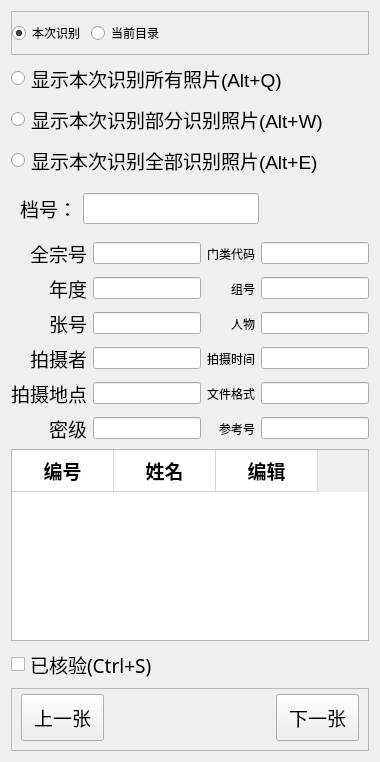
      <widget class="QWidget" name="widget_2" native="true">
       <property name="sizePolicy">
        <sizepolicy hsizetype="Fixed" vsizetype="Fixed">
         <horstretch>0</horstretch>
         <verstretch>0</verstretch>
        </sizepolicy>
       </property>
       <property name="minimumSize">
        <size>
         <width>300</width>
         <height>0</height>
        </size>
       </property>
       <property name="maximumSize">
        <size>
         <width>900</width>
         <height>16777215</height>
        </size>
       </property>
       <layout class="QGridLayout" name="gridLayout_8">
        <item row="0" column="0" colspan="4">
         <widget class="QFrame" name="frame_6">
          <property name="minimumSize">
           <size>
            <width>0</width>
            <height>32</height>
           </size>
          </property>
          <property name="frameShape">
           <enum>QFrame::StyledPanel</enum>
          </property>
          <property name="frameShadow">
           <enum>QFrame::Raised</enum>
          </property>
          <layout class="QGridLayout" name="gridLayout_13">
           <property name="leftMargin">
            <number>0</number>
           </property>
           <item row="0" column="0">
            <widget class="QRadioButton" name="select_dir_radioButton">
             <property name="text">
              <string>本次识别</string>
             </property>
             <property name="checked">
              <bool>true</bool>
             </property>
            </widget>
           </item>
           <item row="0" column="1">
            <widget class="QRadioButton" name="current_dir_radioButton">
             <property name="text">
              <string>当前目录</string>
             </property>
            </widget>
           </item>
           <item row="0" column="2">
            <spacer name="horizontalSpacer_11">
             <property name="orientation">
              <enum>Qt::Horizontal</enum>
             </property>
             <property name="sizeHint" stdset="0">
              <size>
               <width>50</width>
               <height>20</height>
              </size>
             </property>
            </spacer>
           </item>
          </layout>
         </widget>
        </item>
        <item row="1" column="0" colspan="4">
         <widget class="QRadioButton" name="all_pic_radioButton">
          <property name="font">
           <font>
            <pointsize>14</pointsize>
           </font>
          </property>
          <property name="text">
           <string>显示本次识别所有照片(Alt+Q)</string>
          </property>
          <property name="shortcut">
           <string>Alt+Q</string>
          </property>
         </widget>
        </item>
        <item row="2" column="0" colspan="4">
         <widget class="QRadioButton" name="part_recognition_radioButton">
          <property name="font">
           <font>
            <pointsize>14</pointsize>
           </font>
          </property>
          <property name="text">
           <string>显示本次识别部分识别照片(Alt+W)</string>
          </property>
          <property name="shortcut">
           <string>Alt+W</string>
          </property>
         </widget>
        </item>
        <item row="3" column="0" colspan="4">
         <widget class="QRadioButton" name="all_recognition_radioButton">
          <property name="font">
           <font>
            <pointsize>14</pointsize>
           </font>
          </property>
          <property name="text">
           <string>显示本次识别全部识别照片(Alt+E)</string>
          </property>
          <property name="shortcut">
           <string>Alt+E</string>
          </property>
         </widget>
        </item>
        <item row="4" column="0" colspan="4">
         <widget class="QFrame" name="frame">
          <property name="enabled">
           <bool>true</bool>
          </property>
          <property name="minimumSize">
           <size>
            <width>0</width>
            <height>32</height>
           </size>
          </property>
          <property name="layoutDirection">
           <enum>Qt::LeftToRight</enum>
          </property>
          <layout class="QGridLayout" name="gridLayout_10">
           <item row="0" column="1">
            <widget class="QLineEdit" name="arch_num_lineEdit">
             <property name="font">
              <font>
               <pointsize>14</pointsize>
              </font>
             </property>
            </widget>
           </item>
           <item row="0" column="0">
            <widget class="QLabel" name="label_2">
             <property name="maximumSize">
              <size>
               <width>120</width>
               <height>16777215</height>
              </size>
             </property>
             <property name="font">
              <font>
               <family>新宋体</family>
               <pointsize>14</pointsize>
              </font>
             </property>
             <property name="text">
              <string>档号：</string>
             </property>
            </widget>
           </item>
           <item row="0" column="2">
            <spacer name="horizontalSpacer_8">
             <property name="orientation">
              <enum>Qt::Horizontal</enum>
             </property>
             <property name="sizeHint" stdset="0">
              <size>
               <width>62</width>
               <height>20</height>
              </size>
             </property>
            </spacer>
           </item>
          </layout>
         </widget>
        </item>
        <item row="5" column="0">
         <widget class="QLabel" name="label_3">
          <property name="maximumSize">
           <size>
            <width>120</width>
            <height>16777215</height>
           </size>
          </property>
          <property name="font">
           <font>
            <family>新宋体</family>
            <pointsize>14</pointsize>
           </font>
          </property>
          <property name="text">
           <string>全宗号</string>
          </property>
          <property name="alignment">
           <set>Qt::AlignRight|Qt::AlignTrailing|Qt::AlignVCenter</set>
          </property>
         </widget>
        </item>
        <item row="5" column="1">
         <widget class="QLineEdit" name="lineEdit"/>
        </item>
        <item row="5" column="2">
         <widget class="QLabel" name="label_16">
          <property name="text">
           <string>门类代码</string>
          </property>
          <property name="alignment">
           <set>Qt::AlignRight|Qt::AlignTrailing|Qt::AlignVCenter</set>
          </property>
         </widget>
        </item>
        <item row="5" column="3">
         <widget class="QLineEdit" name="lineEdit_2"/>
        </item>
        <item row="6" column="0">
         <widget class="QLabel" name="label_18">
          <property name="maximumSize">
           <size>
            <width>120</width>
            <height>16777215</height>
           </size>
          </property>
          <property name="font">
           <font>
            <family>新宋体</family>
            <pointsize>14</pointsize>
           </font>
          </property>
          <property name="text">
           <string>年度</string>
          </property>
          <property name="alignment">
           <set>Qt::AlignRight|Qt::AlignTrailing|Qt::AlignVCenter</set>
          </property>
         </widget>
        </item>
        <item row="6" column="1">
         <widget class="QLineEdit" name="lineEdit_3"/>
        </item>
        <item row="6" column="2">
         <widget class="QLabel" name="label_17">
          <property name="text">
           <string>组号</string>
          </property>
          <property name="alignment">
           <set>Qt::AlignRight|Qt::AlignTrailing|Qt::AlignVCenter</set>
          </property>
         </widget>
        </item>
        <item row="6" column="3">
         <widget class="QLineEdit" name="lineEdit_4"/>
        </item>
        <item row="7" column="0">
         <widget class="QLabel" name="label_21">
          <property name="maximumSize">
           <size>
            <width>120</width>
            <height>16777215</height>
           </size>
          </property>
          <property name="font">
           <font>
            <family>新宋体</family>
            <pointsize>14</pointsize>
           </font>
          </property>
          <property name="text">
           <string>张号</string>
          </property>
          <property name="alignment">
           <set>Qt::AlignRight|Qt::AlignTrailing|Qt::AlignVCenter</set>
          </property>
         </widget>
        </item>
        <item row="7" column="1">
         <widget class="QLineEdit" name="lineEdit_5"/>
        </item>
        <item row="7" column="2">
         <widget class="QLabel" name="label_20">
          <property name="text">
           <string>人物</string>
          </property>
          <property name="alignment">
           <set>Qt::AlignRight|Qt::AlignTrailing|Qt::AlignVCenter</set>
          </property>
         </widget>
        </item>
        <item row="7" column="3">
         <widget class="QLineEdit" name="lineEdit_6"/>
        </item>
        <item row="8" column="0">
         <widget class="QLabel" name="label_23">
          <property name="maximumSize">
           <size>
            <width>120</width>
            <height>16777215</height>
           </size>
          </property>
          <property name="font">
           <font>
            <family>新宋体</family>
            <pointsize>14</pointsize>
           </font>
          </property>
          <property name="text">
           <string>拍摄者</string>
          </property>
          <property name="alignment">
           <set>Qt::AlignRight|Qt::AlignTrailing|Qt::AlignVCenter</set>
          </property>
         </widget>
        </item>
        <item row="8" column="1">
         <widget class="QLineEdit" name="lineEdit_7"/>
        </item>
        <item row="8" column="2">
         <widget class="QLabel" name="label_22">
          <property name="text">
           <string>拍摄时间</string>
          </property>
          <property name="alignment">
           <set>Qt::AlignRight|Qt::AlignTrailing|Qt::AlignVCenter</set>
          </property>
         </widget>
        </item>
        <item row="8" column="3">
         <widget class="QLineEdit" name="lineEdit_8"/>
        </item>
        <item row="9" column="0">
         <widget class="QLabel" name="label_25">
          <property name="maximumSize">
           <size>
            <width>120</width>
            <height>16777215</height>
           </size>
          </property>
          <property name="font">
           <font>
            <family>新宋体</family>
            <pointsize>14</pointsize>
           </font>
          </property>
          <property name="text">
           <string>拍摄地点</string>
          </property>
          <property name="alignment">
           <set>Qt::AlignRight|Qt::AlignTrailing|Qt::AlignVCenter</set>
          </property>
         </widget>
        </item>
        <item row="9" column="1">
         <widget class="QLineEdit" name="lineEdit_9"/>
        </item>
        <item row="9" column="2">
         <widget class="QLabel" name="label_24">
          <property name="text">
           <string>文件格式</string>
          </property>
          <property name="alignment">
           <set>Qt::AlignRight|Qt::AlignTrailing|Qt::AlignVCenter</set>
          </property>
         </widget>
        </item>
        <item row="9" column="3">
         <widget class="QLineEdit" name="lineEdit_10"/>
        </item>
        <item row="10" column="0">
         <widget class="QLabel" name="label_27">
          <property name="maximumSize">
           <size>
            <width>120</width>
            <height>16777215</height>
           </size>
          </property>
          <property name="font">
           <font>
            <family>新宋体</family>
            <pointsize>14</pointsize>
           </font>
          </property>
          <property name="text">
           <string>密级</string>
          </property>
          <property name="alignment">
           <set>Qt::AlignRight|Qt::AlignTrailing|Qt::AlignVCenter</set>
          </property>
         </widget>
        </item>
        <item row="10" column="1">
         <widget class="QLineEdit" name="lineEdit_11"/>
        </item>
        <item row="10" column="2">
         <widget class="QLabel" name="label_26">
          <property name="text">
           <string>参考号</string>
          </property>
          <property name="alignment">
           <set>Qt::AlignRight|Qt::AlignTrailing|Qt::AlignVCenter</set>
          </property>
         </widget>
        </item>
        <item row="10" column="3">
         <widget class="QLineEdit" name="lineEdit_12"/>
        </item>
        <item row="11" column="0" colspan="4">
         <widget class="QTableWidget" name="tableWidget">
          <property name="font">
           <font>
            <family>新宋体</family>
            <pointsize>14</pointsize>
           </font>
          </property>
          <property name="styleSheet">
           <string notr="true">   QHeaderView::section{
            border-top:0px solid #D8D8D8;
            border-left:0px solid #D8D8D8;
            border-right:1px solid #D8D8D8;
            border-bottom: 1px solid #D8D8D8;
            background-color:white;
            padding:4px;
        }
        QTableCornerButton::section{
            border-top:0px solid #D8D8D8;
            border-left:0px solid #D8D8D8;
            border-right:1px solid #D8D8D8;
            border-bottom: 1px solid #D8D8D8;
            background-color:white;
        }</string>
          </property>
          <property name="editTriggers">
           <set>QAbstractItemView::CurrentChanged</set>
          </property>
          <property name="showGrid">
           <bool>true</bool>
          </property>
          <attribute name="horizontalHeaderDefaultSectionSize">
           <number>102</number>
          </attribute>
          <attribute name="horizontalHeaderStretchLastSection">
           <bool>false</bool>
          </attribute>
          <attribute name="verticalHeaderVisible">
           <bool>false</bool>
          </attribute>
          <column>
           <property name="text">
            <string>编号</string>
           </property>
           <property name="font">
            <font>
             <family>新宋体</family>
             <pointsize>14</pointsize>
             <weight>75</weight>
             <bold>true</bold>
            </font>
           </property>
          </column>
          <column>
           <property name="text">
            <string>姓名</string>
           </property>
           <property name="font">
            <font>
             <family>新宋体</family>
             <pointsize>14</pointsize>
             <weight>75</weight>
             <bold>true</bold>
            </font>
           </property>
          </column>
          <column>
           <property name="text">
            <string>编辑</string>
           </property>
           <property name="font">
            <font>
             <family>新宋体</family>
             <pointsize>14</pointsize>
             <weight>75</weight>
             <bold>true</bold>
            </font>
           </property>
          </column>
         </widget>
        </item>
        <item row="12" column="0" colspan="2">
         <widget class="QCheckBox" name="verifycheckBox">
          <property name="font">
           <font>
            <family>新宋体</family>
            <pointsize>14</pointsize>
           </font>
          </property>
          <property name="text">
           <string>已核验(Ctrl+S)</string>
          </property>
          <property name="shortcut">
           <string>Ctrl+S</string>
          </property>
         </widget>
        </item>
        <item row="13" column="0" colspan="4">
         <widget class="QFrame" name="frame_4">
          <property name="sizePolicy">
           <sizepolicy hsizetype="Expanding" vsizetype="Fixed">
            <horstretch>0</horstretch>
            <verstretch>0</verstretch>
           </sizepolicy>
          </property>
          <property name="minimumSize">
           <size>
            <width>0</width>
            <height>35</height>
           </size>
          </property>
          <property name="frameShape">
           <enum>QFrame::StyledPanel</enum>
          </property>
          <property name="frameShadow">
           <enum>QFrame::Raised</enum>
          </property>
          <layout class="QGridLayout" name="gridLayout_11">
           <property name="topMargin">
            <number>5</number>
           </property>
           <item row="0" column="0">
            <widget class="QPushButton" name="pre_btn">
             <property name="sizePolicy">
              <sizepolicy hsizetype="Preferred" vsizetype="Preferred">
               <horstretch>0</horstretch>
               <verstretch>0</verstretch>
              </sizepolicy>
             </property>
             <property name="minimumSize">
              <size>
               <width>0</width>
               <height>0</height>
              </size>
             </property>
             <property name="maximumSize">
              <size>
               <width>290</width>
               <height>16777215</height>
              </size>
             </property>
             <property name="font">
              <font>
               <family>新宋体</family>
               <pointsize>14</pointsize>
              </font>
             </property>
             <property name="focusPolicy">
              <enum>Qt::NoFocus</enum>
             </property>
             <property name="styleSheet">
              <string notr="true">padding-left: 12px; 
padding-right: 12px;
padding-top: 8px; 
padding-bottom: 8px;</string>
             </property>
             <property name="text">
              <string>上一张</string>
             </property>
             <property name="icon">
              <iconset>
               <normaloff>../icon/previous.png</normaloff>../icon/previous.png</iconset>
             </property>
             <property name="iconSize">
              <size>
               <width>24</width>
               <height>24</height>
              </size>
             </property>
             <property name="shortcut">
              <string>Left</string>
             </property>
            </widget>
           </item>
           <item row="0" column="1">
            <widget class="QLabel" name="pic_index_label">
             <property name="sizePolicy">
              <sizepolicy hsizetype="Expanding" vsizetype="Preferred">
               <horstretch>0</horstretch>
               <verstretch>0</verstretch>
              </sizepolicy>
             </property>
             <property name="maximumSize">
              <size>
               <width>16777215</width>
               <height>16777215</height>
              </size>
             </property>
             <property name="font">
              <font>
               <family>新宋体</family>
               <pointsize>14</pointsize>
              </font>
             </property>
             <property name="text">
              <string/>
             </property>
             <property name="alignment">
              <set>Qt::AlignCenter</set>
             </property>
            </widget>
           </item>
           <item row="0" column="2">
            <widget class="QPushButton" name="next_btn">
             <property name="sizePolicy">
              <sizepolicy hsizetype="Preferred" vsizetype="Preferred">
               <horstretch>0</horstretch>
               <verstretch>0</verstretch>
              </sizepolicy>
             </property>
             <property name="minimumSize">
              <size>
               <width>0</width>
               <height>0</height>
              </size>
             </property>
             <property name="maximumSize">
              <size>
               <width>290</width>
               <height>16777215</height>
              </size>
             </property>
             <property name="font">
              <font>
               <family>新宋体</family>
               <pointsize>14</pointsize>
              </font>
             </property>
             <property name="focusPolicy">
              <enum>Qt::NoFocus</enum>
             </property>
             <property name="layoutDirection">
              <enum>Qt::RightToLeft</enum>
             </property>
             <property name="styleSheet">
              <string notr="true">padding-left: 12px; 
padding-right: 12px;
padding-top: 8px; 
padding-bottom: 8px;</string>
             </property>
             <property name="text">
              <string>下一张</string>
             </property>
             <property name="icon">
              <iconset>
               <normaloff>../icon/next.png</normaloff>../icon/next.png</iconset>
             </property>
             <property name="iconSize">
              <size>
               <width>24</width>
               <height>24</height>
              </size>
             </property>
             <property name="shortcut">
              <string>Right</string>
             </property>
            </widget>
           </item>
          </layout>
         </widget>
        </item>
       </layout>
      </widget>
